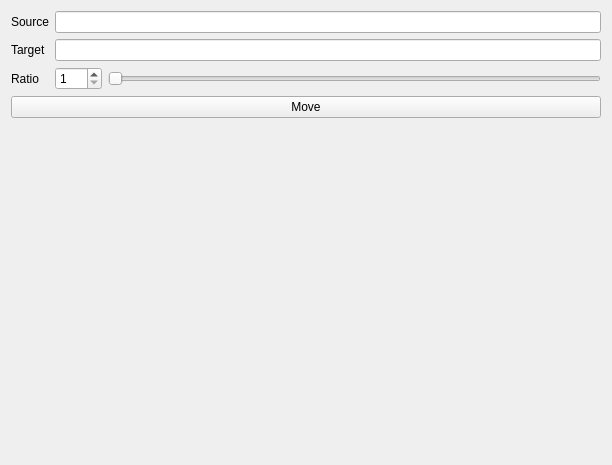
<?xml version="1.0" encoding="UTF-8"?>
<ui version="4.0">
 <class>widget_move_files_to_other_folder</class>
 <widget class="QWidget" name="widget_move_files_to_other_folder">
  <property name="geometry">
   <rect>
    <x>0</x>
    <y>0</y>
    <width>612</width>
    <height>465</height>
   </rect>
  </property>
  <property name="windowTitle">
   <string>Form</string>
  </property>
  <layout class="QVBoxLayout" name="verticalLayout">
   <item>
    <layout class="QGridLayout" name="gridLayout">
     <item row="0" column="0">
      <widget class="QLabel" name="label">
       <property name="text">
        <string>Source</string>
       </property>
      </widget>
     </item>
     <item row="0" column="1" colspan="2">
      <widget class="QLineEdit" name="lineEditSource"/>
     </item>
     <item row="1" column="0">
      <widget class="QLabel" name="label_2">
       <property name="text">
        <string>Target</string>
       </property>
      </widget>
     </item>
     <item row="1" column="1" colspan="2">
      <widget class="QLineEdit" name="lineEditTarget"/>
     </item>
     <item row="2" column="0">
      <widget class="QLabel" name="label_3">
       <property name="text">
        <string>Ratio</string>
       </property>
      </widget>
     </item>
     <item row="2" column="1">
      <widget class="QSpinBox" name="spinBoxRatio">
       <property name="minimum">
        <number>1</number>
       </property>
       <property name="maximum">
        <number>100</number>
       </property>
      </widget>
     </item>
     <item row="2" column="2">
      <widget class="QSlider" name="horizontalSliderRatio">
       <property name="minimum">
        <number>1</number>
       </property>
       <property name="maximum">
        <number>100</number>
       </property>
       <property name="orientation">
        <enum>Qt::Horizontal</enum>
       </property>
      </widget>
     </item>
     <item row="3" column="0" colspan="3">
      <widget class="QPushButton" name="pushButtonMove">
       <property name="text">
        <string>Move</string>
       </property>
      </widget>
     </item>
    </layout>
   </item>
   <item>
    <spacer name="verticalSpacer">
     <property name="orientation">
      <enum>Qt::Vertical</enum>
     </property>
     <property name="sizeHint" stdset="0">
      <size>
       <width>20</width>
       <height>328</height>
      </size>
     </property>
    </spacer>
   </item>
  </layout>
 </widget>
 <resources/>
 <connections>
  <connection>
   <sender>spinBoxRatio</sender>
   <signal>valueChanged(int)</signal>
   <receiver>horizontalSliderRatio</receiver>
   <slot>setValue(int)</slot>
   <hints>
    <hint type="sourcelabel">
     <x>96</x>
     <y>107</y>
    </hint>
    <hint type="destinationlabel">
     <x>166</x>
     <y>107</y>
    </hint>
   </hints>
  </connection>
  <connection>
   <sender>horizontalSliderRatio</sender>
   <signal>valueChanged(int)</signal>
   <receiver>spinBoxRatio</receiver>
   <slot>setValue(int)</slot>
   <hints>
    <hint type="sourcelabel">
     <x>224</x>
     <y>112</y>
    </hint>
    <hint type="destinationlabel">
     <x>97</x>
     <y>111</y>
    </hint>
   </hints>
  </connection>
 </connections>
</ui>
